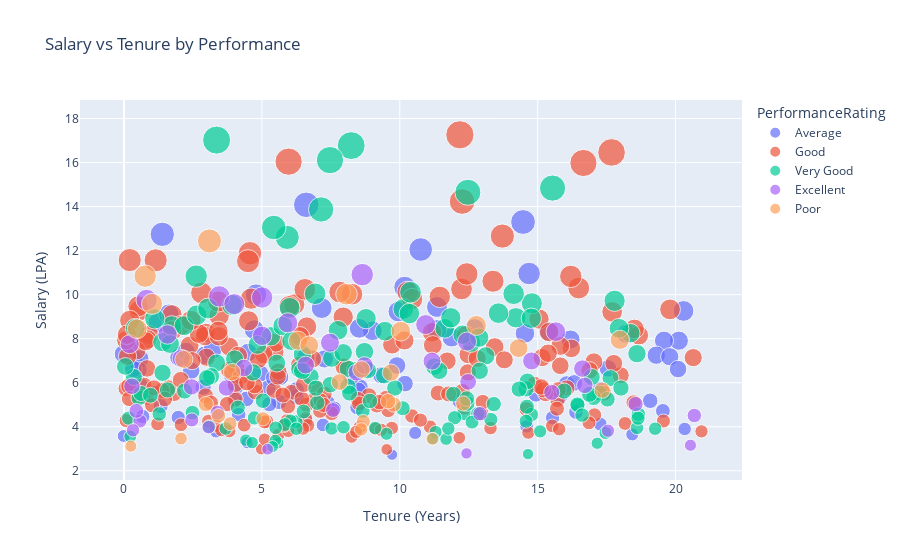

Notebook cell for this chart:
### Markdown cell above
##### Tenure vs Salary (Scatter Plot)
To analyze the relationship between experience and salary,
Highlights whether longer tenure leads to higher pay and how performance impacts salary.

### Code cell
#plt.figure(figsize=(8,5))
#sns.scatterplot(data=df,x="TenureYears",y="Salary_LPA",hue="PerformanceRating", palette="Set2", s=100 )
#plt.title("Salary vs Tenure Colored by Performance")
#plt.legend(title="PerformanceRating", bbox_to_anchor=(1.05, 1), loc='upper left')
#plt.xlabel("Tenure (Years)")
#plt.ylabel("Salary (LPA)")
#plt.show()

fig = px.scatter(
    df,
    x="TenureYears",
    y="Salary_LPA",
    color="PerformanceRating",
    size="Salary_LPA",
    hover_name="EmployeeName",
    title="Salary vs Tenure by Performance"
)
fig.update_layout(
    xaxis_title="Tenure (Years)",
    yaxis_title="Salary (LPA)"
)
fig.show()

### Figure 1 — Plotly figure (JSON) as saved in the notebook; plotly's stock layout.template omitted (floating-point values rounded to 4 significant figures; data arrays with more than 128 entries replaced by an {"elided": "..."} marker saying what was removed)
{"data": [{"hovertemplate": "<b>%{hovertext}</b><br><br>PerformanceRating=Average<br>TenureYears=%{x}<br>Salary_LPA=%{marker.size}<extra></extra>", "hovertext": ["Rahul Patel", "Vivaan Nair", "Pooja Gupta", "Neha Sharma", "Kavya Singh", "Siddharth Mehta", "Kunal Gupta", "Kunal Patel", "Kunal Gupta", "Aarav Patel", "Ananya Bose", "Rahul Bose", "Kunal Kapoor", "Arjun Reddy", "Ritika Nair", "Kavya Jain", "Vivaan Mishra", "Aditya Roy", "Aarav Reddy", "Nisha Singh", "Reyansh Jain", "Sai Kumar", "Aarav Patel", "Reyansh Mehta", "Kavya Patel", "Nisha Bose", "Aditya Kumar", "Vihaan Chatterjee", "Neha Mehta", "Kavya Kapoor", "Vihaan Iyer", "Saanvi Singh", "Rohan Reddy", "Arushi Nair", "Sunita Chatterjee", "Kavya Jain", "Ananya Das", "Ananya Mehta", "Vivaan Das", "Sunita Singh", "Nisha Reddy", "Priya Verma", "Nisha Gupta", "Kavya Kapoor", "Kunal Singh", "Vivaan Nair", "Aarav Verma", "Isha Sharma", "Saanvi Roy", "Meera Ghosh", "Karan Nair", "Vivaan Verma", "Neha Gupta", "Kavya Kapoor", "Rohan Roy", "Priya Gupta", "Saanvi Mishra", "Aadhya Mishra", "Kabir Kumar", "Vihaan Gupta", "Vivaan Jain", "Saanvi Mehta", "Meera Mehta", "Nisha Ghosh", "Pooja Das", "Reyansh Mishra", "Aarav Das", "Ananya Patel", "Meera Sharma", "Rahul Verma", "Arushi Verma", "Amit Chatterjee", "Rahul Iyer", "Aadhya Roy", "Kavya Malhotra", "Nisha Malhotra", "Meera Ghosh", "Siddharth Mehta", "Ankit Mishra", "Aarav Mehta", "Ritika Das", "Sai Verma", "Aarav Malhotra", "Nisha Malhotra", "Amit Iyer", "Saanvi Mehta", "Rahul Banerjee", "Amit Reddy", "Karan Bose", "Arushi Gupta", "Aditya Roy", "Sunita Chatterjee"], "legendgroup": "Average", "marker": {"color": "#636efa", "size": [5.94, 7.08, 5.35, 3.79, 5.37, 5.26, 5.86, 5.8, 8.23, 13.3, 7.91, 8.34, 8.41, 9.44, 5.76, 7.15, 6.65, 5.1, 6.42, 7.07, 14.08, 7.91, 6.62, 7.25, 8.36, 7.09, 12.74, 8.06, 5.18, 8.47, 7.31, 4.02, 7.96, 5.52, 7.16, 10.96, 8.73, 5.96, 3.9, 8.42, 10.34, 4.46, 8.46, 7.49, 5.68, 9.39, 4.42, 5.66, 4.94, 5.99, 7.42, 5.82, 7.37, 6.28, 5.48, 7.25, 6.34, 5.7, 5.21, 4.88, 4.83, 4.55, 4.41, 5.13, 5.8, 3.65, 6.21, 3.58, 4.67, 3.72, 6.26, 6.34, 9.23, 6.58, 8.24, 5.03, 9.26, 4.26, 12.05, 6.55, 7.18, 6.62, 6.78, 4.72, 6.62, 2.73, 4.12, 9.11, 5.18, 3.28, 10, 4.08], "sizemode": "area", "sizeref": 0.04315, "symbol": "circle"}, "mode": "markers", "name": "Average", "orientation": "v", "showlegend": true, "type": "scatter", "x": [16.05, 7.27, 6.25, 3.34, 15.8, 4.44, 0.59, 8.56, 18.22, 14.47, 20.12, 15.39, 4.72, 11.35, 5.22, 1.99, 17.55, 7.38, 4.94, 0.35, 6.61, 19.58, 8.78, 2.93, 9.01, 0.58, 1.39, 11.88, 12.17, 8.53, -0.02, 14.6, 16.19, 1.09, 6.59, 14.69, 1.24, 10.19, 20.33, 11.35, 10.18, 0.68, 12.71, 3.21, 6.25, 7.17, 1.97, 8.5, 1.33, 16.33, 2.25, 4.05, 4.5, 8.24, 14.94, 19.3, 3.92, 17.27, 4.01, 8.46, 7.62, 4.16, 15.54, 5.63, 2.87, 18.43, 5.44, -0.01, 16.39, 10.56, 5.67, 9.33, 9.95, 0.53, 14.54, 5.27, 20.29, 6.6, 10.76, 2.44, 19.79, 0.34, 9.9, 19.54, 20.09, 9.72, 17.27, 1.63, 19.08, 4.47, 4.79, 7.22], "xaxis": "x", "y": [5.94, 7.08, 5.35, 3.79, 5.37, 5.26, 5.86, 5.8, 8.23, 13.3, 7.91, 8.34, 8.41, 9.44, 5.76, 7.15, 6.65, 5.1, 6.42, 7.07, 14.08, 7.91, 6.62, 7.25, 8.36, 7.09, 12.74, 8.06, 5.18, 8.47, 7.31, 4.02, 7.96, 5.52, 7.16, 10.96, 8.73, 5.96, 3.9, 8.42, 10.34, 4.46, 8.46, 7.49, 5.68, 9.39, 4.42, 5.66, 4.94, 5.99, 7.42, 5.82, 7.37, 6.28, 5.48, 7.25, 6.34, 5.7, 5.21, 4.88, 4.83, 4.55, 4.41, 5.13, 5.8, 3.65, 6.21, 3.58, 4.67, 3.72, 6.26, 6.34, 9.23, 6.58, 8.24, 5.03, 9.26, 4.26, 12.05, 6.55, 7.18, 6.62, 6.78, 4.72, 6.62, 2.73, 4.12, 9.11, 5.18, 3.28, 10, 4.08], "yaxis": "y"}, {"hovertemplate": "<b>%{hovertext}</b><br><br>PerformanceRating=Good<br>TenureYears=%{x}<br>Salary_LPA=%{marker.size}<extra></extra>", "hovertext": {"elided": "194 str values"}, "legendgroup": "Good", "marker": {"color": "#EF553B", "size": {"elided": "194 float values"}, "sizemode": "area", "sizeref": 0.04315, "symbol": "circle"}, "mode": "markers", "name": "Good", "orientation": "v", "showlegend": true, "type": "scatter", "x": {"elided": "194 float values"}, "xaxis": "x", "y": {"elided": "194 float values"}, "yaxis": "y"}, {"hovertemplate": "<b>%{hovertext}</b><br><br>PerformanceRating=Very Good<br>TenureYears=%{x}<br>Salary_LPA=%{marker.size}<extra></extra>", "hovertext": {"elided": "144 str values"}, "legendgroup": "Very Good", "marker": {"color": "#00cc96", "size": {"elided": "144 float values"}, "sizemode": "area", "sizeref": 0.04315, "symbol": "circle"}, "mode": "markers", "name": "Very Good", "orientation": "v", "showlegend": true, "type": "scatter", "x": {"elided": "144 float values"}, "xaxis": "x", "y": {"elided": "144 float values"}, "yaxis": "y"}, {"hovertemplate": "<b>%{hovertext}</b><br><br>PerformanceRating=Excellent<br>TenureYears=%{x}<br>Salary_LPA=%{marker.size}<extra></extra>", "hovertext": ["Arjun Mishra", "Isha Malhotra", "Ankit Roy", "Aadhya Verma", "Priya Singh", "Rahul Gupta", "Kavya Nair", "Ankit Roy", "Kavya Patel", "Saanvi Verma", "Aarav Gupta", "Siddharth Das", "Aarav Patel", "Manish Mehta", "Ishaan Patel", "Ishaan Gupta", "Ishaan Sharma", "Ritika Patel", "Sai Jain", "Aarav Verma", "Rohan Roy", "Arushi Kapoor", "Reyansh Chatterjee", "Manish Kapoor", "Kavya Kapoor", "Ananya Patel", "Aadhya Roy", "Siddharth Reddy", "Rohan Iyer", "Ankit Jain", "Amit Chatterjee", "Kavya Mehta", "Ritika Malhotra", "Aadhya Singh", "Sai Reddy", "Kunal Bose", "Arushi Roy", "Ankit Jain", "Sai Verma", "Pooja Jain", "Aditya Gupta"], "legendgroup": "Excellent", "marker": {"color": "#ab63fa", "size": [3.98, 8.32, 8.19, 8.13, 3.82, 2.98, 6.8, 4.76, 7.1, 4.51, 9.92, 10.91, 4.26, 9.76, 6.64, 3.84, 6.99, 5.03, 2.79, 6.67, 3.16, 6.98, 9.57, 7.82, 5.56, 4.64, 5.81, 5.88, 5.84, 4.31, 5.76, 8.72, 4.72, 8.64, 9.87, 6.47, 7.75, 6.04, 6.78, 7.87, 4.59], "sizemode": "area", "sizeref": 0.04315, "symbol": "circle"}, "mode": "markers", "name": "Excellent", "orientation": "v", "showlegend": true, "type": "scatter", "x": [3.07, 15.66, 1.58, 5.01, 17.55, 5.21, 6.59, 7.58, 2.08, 20.68, 3.46, 8.64, 0.58, 0.82, 16.62, 0.33, 14.78, 18.55, 12.42, 4.35, 20.54, 11.17, 4, 7.47, 15.51, 3.39, 2.45, 16.71, 0.29, 2.46, 3.71, 5.94, 0.45, 10.94, 5.01, 8.44, 0.21, 12.48, 8.72, 12.44, 12.91], "xaxis": "x", "y": [3.98, 8.32, 8.19, 8.13, 3.82, 2.98, 6.8, 4.76, 7.1, 4.51, 9.92, 10.91, 4.26, 9.76, 6.64, 3.84, 6.99, 5.03, 2.79, 6.67, 3.16, 6.98, 9.57, 7.82, 5.56, 4.64, 5.81, 5.88, 5.84, 4.31, 5.76, 8.72, 4.72, 8.64, 9.87, 6.47, 7.75, 6.04, 6.78, 7.87, 4.59], "yaxis": "y"}, {"hovertemplate": "<b>%{hovertext}</b><br><br>PerformanceRating=Poor<br>TenureYears=%{x}<br>Salary_LPA=%{marker.size}<extra></extra>", "hovertext": ["Kavya Mishra", "Ankit Sharma", "Arushi Kumar", "Sai Roy", "Ankit Sharma", "Saanvi Gupta", "Vihaan Singh", "Kavya Sharma", "Pooja Chatterjee", "Vihaan Singh", "Pooja Mehta", "Pooja Verma", "Aadhya Verma", "Aarav Das", "Ankit Roy", "Ananya Verma", "Vivaan Patel", "Aditya Das", "Rohan Banerjee", "Aadhya Jain", "Kabir Gupta", "Kunal Mehta", "Arjun Jain", "Kabir Sharma", "Sai Sharma", "Aditya Bose", "Reyansh Singh", "Ananya Kapoor", "Nisha Malhotra"], "legendgroup": "Poor", "marker": {"color": "#FFA15A", "size": [6.48, 4.5, 12.44, 10.84, 7.57, 8.34, 4.24, 4.14, 7.91, 10.02, 9.58, 3.46, 7.7, 7.06, 5.06, 6.6, 3.88, 5.01, 6.03, 7.95, 3.45, 8.45, 5.03, 4.36, 6.46, 3.12, 5.66, 8.6, 5.16], "sizemode": "area", "sizeref": 0.04315, "symbol": "circle"}, "mode": "markers", "name": "Poor", "orientation": "v", "showlegend": true, "type": "scatter", "x": [3.92, 3.43, 3.1, 0.77, 14.31, 10.04, 8.68, 3.85, 6.31, 8.07, 1.02, 2.07, 6.72, 2.17, 12.3, 8.61, 8.6, 9.78, 7.82, 17.98, 11.18, 0.48, 2.97, 5.04, 9.68, 0.25, 17.34, 12.78, 9.58], "xaxis": "x", "y": [6.48, 4.5, 12.44, 10.84, 7.57, 8.34, 4.24, 4.14, 7.91, 10.02, 9.58, 3.46, 7.7, 7.06, 5.06, 6.6, 3.88, 5.01, 6.03, 7.95, 3.45, 8.45, 5.03, 4.36, 6.46, 3.12, 5.66, 8.6, 5.16], "yaxis": "y"}], "layout": {"legend": {"itemsizing": "constant", "title": {"text": "PerformanceRating"}, "tracegroupgap": 0}, "title": {"text": "Salary vs Tenure by Performance"}, "xaxis": {"anchor": "y", "domain": [0, 1], "title": {"text": "Tenure (Years)"}}, "yaxis": {"anchor": "x", "domain": [0, 1], "title": {"text": "Salary (LPA)"}}}}
